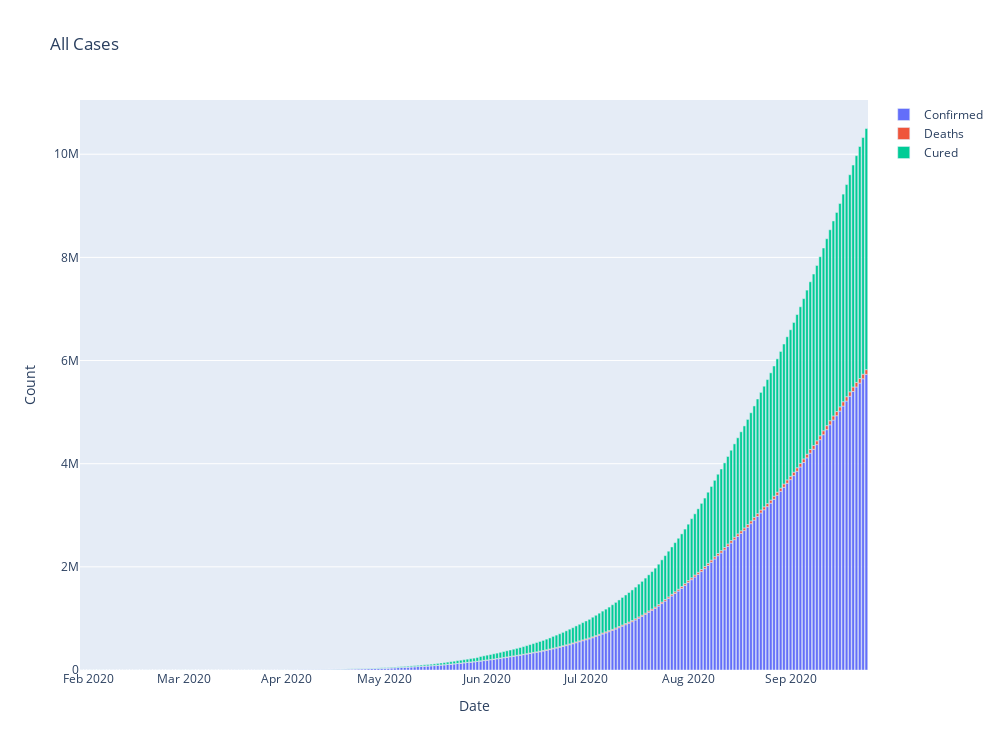

The code cell stored with this chart in its notebook:
### Code cell
fig = go.Figure(data=[
    go.Bar(name='Confirmed', x=date_group.Date, y=date_group.Confirmed),
    go.Bar(name='Deaths', x=date_group.Date, y=date_group.Deaths),
    go.Bar(name='Cured', x=date_group.Date, y=date_group.Cured)
])
# Change the bar mode
fig.update_layout(autosize=False,
    width=1000,
    height=750,
    title="All Cases",
    xaxis_title="Date",
    yaxis_title="Count",
    barmode='relative')
fig.show()

### Figure 1 — Plotly figure (JSON) as saved in the notebook; plotly's stock layout.template omitted (floating-point values rounded to 4 significant figures; data arrays with more than 128 entries replaced by an {"elided": "..."} marker saying what was removed)
{"data": [{"name": "Confirmed", "type": "bar", "x": {"elided": "239 str values"}, "y": {"elided": "239 int values"}}, {"name": "Deaths", "type": "bar", "x": {"elided": "239 str values"}, "y": {"elided": "239 int values"}}, {"name": "Cured", "type": "bar", "x": {"elided": "239 str values"}, "y": {"elided": "239 int values"}}], "layout": {"autosize": false, "barmode": "relative", "height": 750, "title": {"text": "All Cases"}, "width": 1000, "xaxis": {"title": {"text": "Date"}}, "yaxis": {"title": {"text": "Count"}}}}
